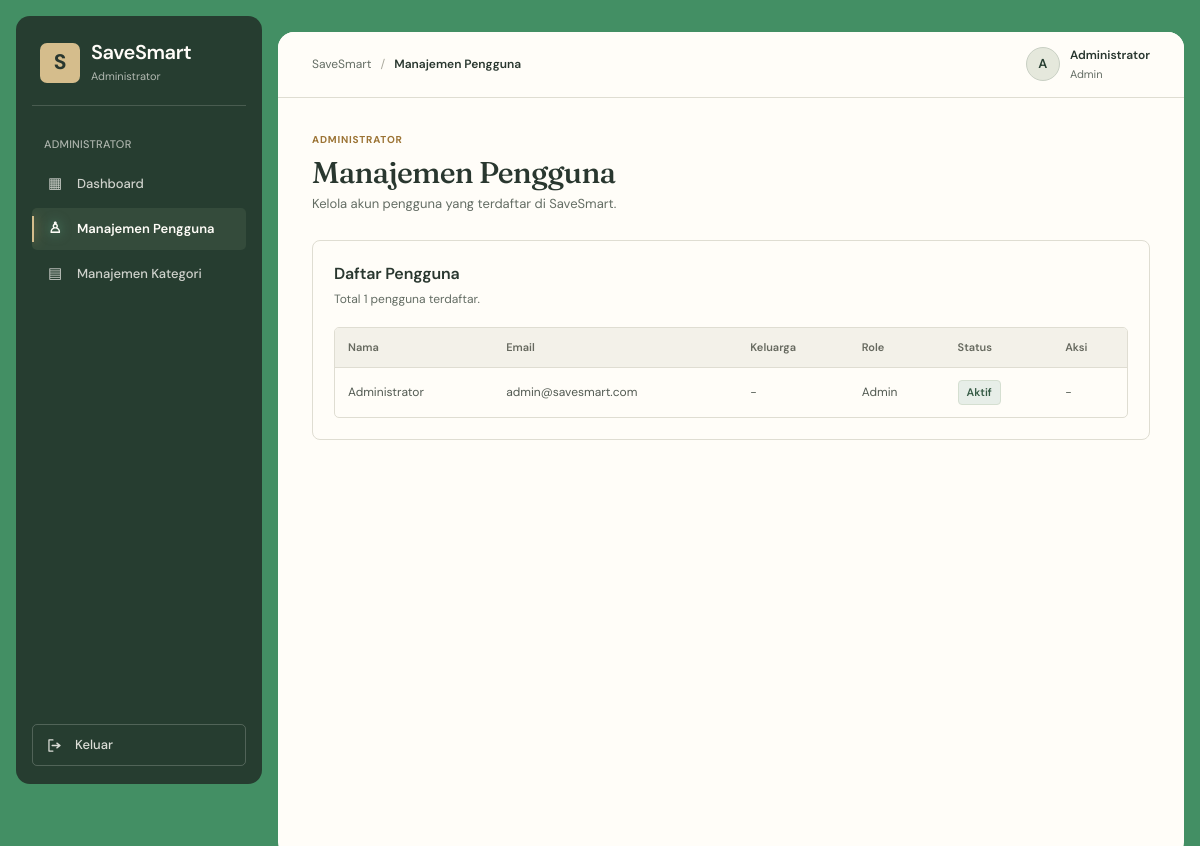
Page /pages/admin_pengguna.php (signed in) on the committed database.
### tables this page shows
CREATE TABLE pengguna (
    id_pengguna INT UNSIGNED NOT NULL AUTO_INCREMENT,
    id_keluarga INT UNSIGNED NULL,
    nama_lengkap VARCHAR(100) NOT NULL,
    email VARCHAR(100) NOT NULL,
    password VARCHAR(255) NOT NULL,
    role ENUM('admin','kepala_keluarga','anggota_keluarga') NOT NULL DEFAULT 'kepala_keluarga',
    status ENUM('aktif','nonaktif') NOT NULL DEFAULT 'aktif',
    created_at TIMESTAMP NOT NULL DEFAULT CURRENT_TIMESTAMP,
    updated_at TIMESTAMP NOT NULL DEFAULT CURRENT_TIMESTAMP ON UPDATE CURRENT_TIMESTAMP,
    PRIMARY KEY (id_pengguna),
    UNIQUE KEY uq_pengguna_email (email),
    KEY idx_pengguna_keluarga (id_keluarga),
    CONSTRAINT fk_pengguna_keluarga FOREIGN KEY (id_keluarga)
        REFERENCES keluarga (id_keluarga) ON UPDATE CASCADE ON DELETE CASCADE
);

### pages/admin_pengguna.php (the view, shortened to what this page needs)
<?php
require_once __DIR__ . '/../config/database.php';
$pengguna = [];
try {
    $stmt = $pdo->prepare('CALL sp_admin_pengguna()');
    $stmt->execute();
    $pengguna = $stmt->fetchAll(PDO::FETCH_ASSOC);
} catch (PDOException $e) {
    $error = 'Gagal mengambil data pengguna.';
}
?>
<!DOCTYPE html>
<html lang="id">
<head>
    <link rel="stylesheet" href="../assets/css/style.css">
    <link rel="stylesheet" href="../assets/css/dashboard.css">
    <link rel="stylesheet" href="../assets/css/responsive.css">
    <link rel="stylesheet" href="../assets/css/admin.css">
    <link rel="stylesheet" href="../assets/css/app-theme.css">
</head>
<body>
<div class="app-container">
    <?php include __DIR__ . '/../components/sidebar.php'; ?>
    <main class="main-content">
        <?php include __DIR__ . '/../components/navbar.php'; ?>
        <div class="dashboard-content admin-content">
            <section class="admin-welcome">
                <div>
                    <span class="admin-eyebrow">ADMINISTRATOR</span>
                    <h1>Manajemen Pengguna</h1>
                    <p>Kelola akun pengguna yang terdaftar di SaveSmart.</p>
                </div>
            </section>
            <section class="admin-table-card">
                <div class="admin-table-heading">
                    <div>
                        <h3>Daftar Pengguna</h3>
                        <p>Total <?= count($pengguna) ?> pengguna terdaftar.</p>
                    </div>
                </div>
                <div class="admin-table-wrapper">
                    <table class="admin-table">
                        <thead>
                            <tr>
                                <th>Nama</th>
                                <th>Email</th>
                                <th>Keluarga</th>
                                <th>Role</th>
                                <th>Status</th>
                                <th>Aksi</th>
                            </tr>
                        </thead>
                        <tbody>
                            <?php foreach ($pengguna as $user): ?>
                                <tr>
                                    <td><?= htmlspecialchars($user['nama_lengkap']) ?></td>
                                    <td><?= htmlspecialchars($user['email']) ?></td>
                                    <td><?= htmlspecialchars($user['nama_keluarga'] ?? '-') ?></td>
                                    <td>
                                        <?= htmlspecialchars(ucwords(str_replace('_', ' ', $user['role']))) ?>
                                    </td>
                                    <td>
                                        <span class="admin-status <?= $user['status'] === 'aktif' ? 'status-active' : 'status-inactive' ?>">
                                            <?= htmlspecialchars(ucfirst($user['status'])) ?>
                                        </span>
                                    </td>
                                    <td>
                                        <?php if ((int) $user['id_pengguna'] !== (int) $_SESSION['user']['id_pengguna']): ?>
                                            <form action="../backend/admin/pengguna_status_process.php"
                                                  method="POST"
                                                  onsubmit="return confirm('Yakin ingin mengubah status pengguna ini?')">
                                                <input type="hidden" name="id_pengguna"
                                                       value="<?= (int) $user['id_pengguna'] ?>">
                                                <input type="hidden" name="status"
                                                       value="<?= $user['status'] === 'aktif' ? 'nonaktif' : 'aktif' ?>">
                                                <button type="submit"
                                                        class="<?= $user['status'] === 'aktif' ? 'admin-delete-button' : 'admin-edit-button' ?>">
                                                    <?= $user['status'] === 'aktif' ? 'Nonaktifkan' : 'Aktifkan' ?>
                                                </button>
                                            </form>
                                        <?php else: ?>
                                            <span>-</span>
                                        <?php endif; ?>
                                    </td>
                                </tr>
                            <?php endforeach; ?>
                        </tbody>
                    </table>
                </div>
            </section>
        </div>
    </main>
</div>
</body>
</html>

### assets/css/style.css (style rules this page uses)
:root { --primary: #176b50; --primary-dark: #0e4232; --primary-light: #e4f2ec; --primary-soft: #f1f8f4; --background: #f3f7f4; --surface: #ffffff; --text: #172a22; --text-secondary: #5c7068; --text-muted: #90a198; --border: #e3ece6; --danger: #e16b72; --danger-light: #fff0f0; --success: #26966c; --success-light: #e9f7f0; --warning: #d99a36; --warning-light: #fff5e5; --blue: #5481d5; --blue-light: #edf2ff; --gold: #c9a45c; --sidebar-bg: linear-gradient(175deg, #0f3d2e 0%, #0a2a20 100%); --gradient-primary: linear-gradient(120deg, #176b50 0%, #2a8f6b 100%); --ease: cubic-bezier(0.22, 0.61, 0.36, 1); --sidebar-width: 260px; --radius-sm: 10px; --radius-md: 16px; --radius-lg: 24px; --shadow-sm: 0 1px 2px rgba(15, 61, 46, 0.04), 0 4px 14px rgba(15, 61, 46, 0.05); --shadow-md: 0 2px 4px rgba(15, 61, 46, 0.04), 0 14px 34px rgba(15, 61, 46, 0.09); }
* { margin: 0; padding: 0; box-sizing: border-box; }
html { scroll-behavior: smooth; }
body { font-family: 'DM Sans', 'Segoe UI', sans-serif; background: radial-gradient(900px 420px at 100% -5%, rgba(38, 150, 108, 0.10), transparent 60%), radial-gradient(700px 380px at 30% 110%, rgba(201, 164, 92, 0.07), transparent 60%), var(--background); background-attachment: fixed; color: var(--text); font-size: 14px; line-height: 1.6; overflow-x: hidden; -webkit-font-smoothing: antialiased; }
.app-container { min-height: 100vh; width: 100%; }
.main-content { margin-left: var(--sidebar-width); min-height: calc(100vh - 80px); padding: 32px 38px; }
.main-content { animation: fadeIn 0.45s var(--ease); }
body { background: radial-gradient( ellipse at 85% 0%, rgba(42, 143, 107, 0.09), transparent 38% ), radial-gradient( ellipse at 10% 90%, rgba(201, 164, 92, 0.055), transparent 35% ), var(--background); background-attachment: fixed; }
table { width: 100%; border-collapse: collapse; }
th { padding: 14px 16px; background: var(--primary-soft); color: var(--text-secondary); font-size: 11px; font-weight: 800; text-align: left; text-transform: uppercase; letter-spacing: 0.6px; }
td { padding: 15px 16px; border-bottom: 1px solid var(--border); color: var(--text-secondary); font-size: 13px; }
tbody tr { transition: background 0.2s ease; }
:root { --gold-soft: rgba(201, 164, 92, 0.16); --glass: rgba(255, 255, 255, 0.72); --glow: 0 0 0 1px rgba(23, 107, 80, 0.08), 0 18px 44px rgba(15, 61, 46, 0.12); }
td, th, strong, .user-info strong { font-variant-numeric: tabular-nums; }
h1, h2, h3 { letter-spacing: -0.02em; }
th:first-child { border-radius: 12px 0 0 12px; }
th:last-child { border-radius: 0 12px 12px 0; }
tbody tr:last-child td { border-bottom: none; }
.main-content > * { animation: riseIn 0.6s var(--ease) both; }
.main-content > *:nth-child(2) { animation-delay: 0.06s; }
:root { --lux-green: #126247; --lux-dark: #092e23; --lux-mint: #dff3e9; --lux-gold: #d5b16b; --lux-bg: #f4f8f5; --lux-white: #ffffff; --lux-shadow: 0 8px 30px rgba(18, 98, 71, .06); --lux-shadow-hover: 0 16px 40px rgba(18, 98, 71, .12); }
body { background: radial-gradient( circle at 90% 0%, rgba(38, 150, 108, .10), transparent 35% ), linear-gradient( 135deg, #f7faf8, #edf5f0 ); color: #18372b; }
.main-content { padding: 34px 38px; animation: luxEnter .6s ease both; }
thead th { background: #f3f8f4; color: #6d8377; font-size: 11px; font-weight: 700; text-transform: uppercase; letter-spacing: .7px; padding: 15px; text-align: left; }
tbody td { padding: 16px 15px; border-bottom: 1px solid #edf2ee; color: #526a5d; font-size: 13px; }
tbody tr { transition: background .2s ease; }
.main-content { padding-top: 30px; }

### assets/css/dashboard.css (style rules this page uses)
:root { --dashboard-header-height: 72px; --dashboard-line: #e2eae4; --dashboard-shadow: 0 18px 48px rgba(18, 53, 38, 0.08); }

### rows in the picture
pengguna: nama_lengkap "Administrator", email "admin@savesmart.com", nama_keluarga "-", role "Admin", status "Aktif"

### other values in the picture
$pageTitle "Manajemen Pengguna"
substr($_SESSION['user']['nama_lengkap'] ?? 'P', 0, 1) "A"
$_SESSION['user']['nama_lengkap'] "Administrator"
str_replace('_', ' ', $_SESSION['user']['role'] ?? 'pengguna') "Admin"
count($pengguna) "1"
